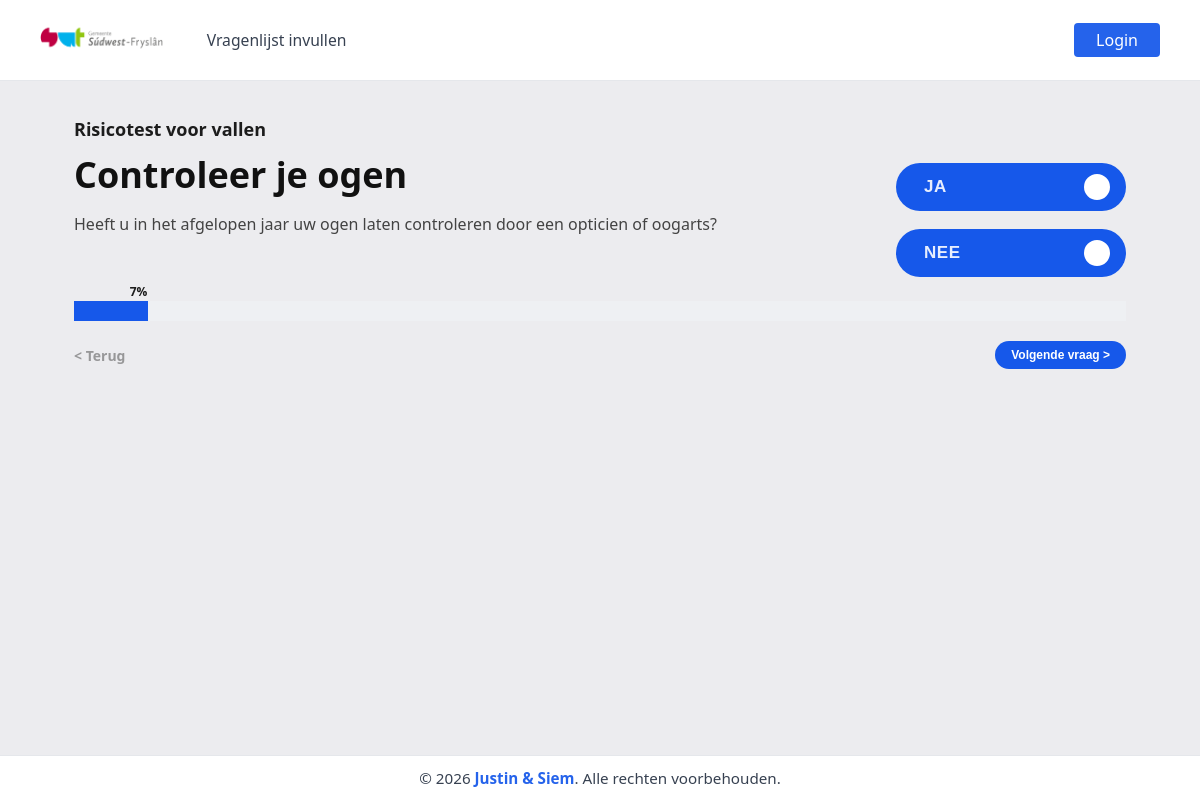
The app's page /vragen/ with its own data.
### home/models.py (models this page shows, shortened)
class Vragen(models.Model):
	categorie = models.CharField(max_length=80, blank=True, default="")
	emoji = models.CharField(max_length=16, blank=True, default="")
	vraag = models.CharField(max_length=255)
	extra_info = models.CharField(max_length=255, blank=True)
	weging = models.IntegerField(default=0)
	weging_nee = models.IntegerField(default=0)
	volgorde = models.IntegerField()

### vragen/views.py (the view, shortened to what this page needs)
# urls.py: path('', views.index, name='index'),
def index(request):
    if request.GET.get("opnieuw") == "1":
        request.session.pop(SESSION_KEY_VOLTOOID, None)
        request.session.pop(SESSION_KEY_ANTWOORDEN, None)
    vragen_lijst = list(Vragen.objects.order_by("volgorde", "id"))
    totaal = len(vragen_lijst)
    huidige_index = _parse_index(request.GET.get("stap"), totaal)
    huidige_vraag = vragen_lijst[huidige_index]
    extra_info_regels = [
        regel.strip()
        for regel in (huidige_vraag.extra_info or "").splitlines()
        if regel.strip()
    ]
    extra_info_intro = extra_info_regels[0] if extra_info_regels else ""
    extra_info_subtitel = extra_info_regels[1] if len(extra_info_regels) > 1 else ""
    extra_info_punten = [
        regel.lstrip("-• ").strip()
        for regel in extra_info_regels[2:]
        if regel.lstrip("-• ").strip()
    ]
    foutmelding = ""
    antwoorden = _haal_antwoorden_op(request)
    is_klaar = request.GET.get("klaar") == "1"
    voortgang = int(((huidige_index + 1) / totaal) * 100)
    bestaand_antwoord = antwoorden.get(str(huidige_vraag.id))
    gekozen_keuze = ""
    if bestaand_antwoord is True:
        gekozen_keuze = "ja"
    elif bestaand_antwoord is False and str(huidige_vraag.id) in antwoorden:
        gekozen_keuze = "nee"
    return render(
        request,
        "vragen/vragen.html",
        {
            "heeft_vragen": True,
            "vraag": huidige_vraag,
            "extra_info_intro": extra_info_intro,
            "extra_info_subtitel": extra_info_subtitel,
            "extra_info_punten": extra_info_punten,
            "stap": huidige_index + 1,
            "totaal": totaal,
            "voortgang": voortgang,
            "kan_terug": huidige_index > 0,
            "terug_stap": huidige_index - 1,
            "is_laatste": huidige_index == totaal - 1,
            "is_klaar": is_klaar,
            "gekozen_keuze": gekozen_keuze,
            "foutmelding": foutmelding,
        },
    )

### vragen/views.py (called while the page is built, shortened)
def _parse_index(raw_value: str, total: int) -> int:
    try:
        value = int(raw_value)
    except (TypeError, ValueError):
        value = 0
    if total <= 0:
        return 0
    return max(0, min(value, total - 1))

def _haal_antwoorden_op(request) -> dict[str, bool]:
    opgeslagen = request.session.get(SESSION_KEY_ANTWOORDEN, {})
    if isinstance(opgeslagen, dict):
        return {str(vraag_id): bool(antwoord) for vraag_id, antwoord in opgeslagen.items()}

### vragen/templates/vragen/vragen.html (shortened to what this page needs)
{% extends 'base.html' %} {% load static %}  {% block extra_head %}
<link rel="stylesheet" href="{% static 'vragen/vragen.css' %}" />
{% endblock %} {% block content %}
<main class="vragen-wrap">
  <section class="vragen-card" aria-label="Risicotest voor vallen">
    {% if not heeft_vragen %}
    <p class="vragen-label">Risicotest voor vallen</p>
    <h1>Risicotest voor vallen</h1>
    <p class="vragen-step">Er staan nog geen vragen in de database.</p>
    {% else %}
    <p class="vragen-label">Risicotest voor vallen</p>
    <div class="vragen-body">
      <div class="vraag-blok">
        <h2>{{ vraag.vraag }}</h2>
        {% if extra_info_intro %}
        <p class="vraag-info">{{ extra_info_intro }}</p>
        {% endif %}
      </div>
      <form
        method="post"
        class="keuze-form"
        aria-label="Kies ja of nee"
        id="vragen-form"
      >
        <button
          class="btn-keuze {% if gekozen_keuze == 'ja' %}is-selected{% endif %}"
          type="button"
          data-keuze="ja"
          aria-pressed="{% if gekozen_keuze == 'ja' %}true{% else %}false{% endif %}"
        >
          JA
          <span class="btn-icon" aria-hidden="true"></span>
        </button>
        <button
          class="btn-keuze {% if gekozen_keuze == 'nee' %}is-selected{% endif %}"
          type="button"
          data-keuze="nee"
          aria-pressed="{% if gekozen_keuze == 'nee' %}true{% else %}false{% endif %}"
        >
          NEE
          <span class="btn-icon" aria-hidden="true"></span>
        </button>
      </form>
    </div>
    <div class="progress" aria-hidden="true">
      <div class="progress-bar" style="width: {{ voortgang }}%"></div>
      <span class="progress-label" style="left: calc({{ voortgang }}% - 18px)"
        >{{ voortgang }}%</span
      >
    </div>
    <div class="vragen-nav">
      {% if kan_terug %}
      <a class="link-nav" href="/vragen/?stap={{ terug_stap }}">&lt; Terug</a>
      {% else %}
      <span class="link-nav" aria-hidden="true">&lt; Terug</span>
      {% endif %}
      <button class="btn-nav" type="submit" form="vragen-form">
        Volgende vraag &gt;
      </button>
    </div>
    {% endif %}
  </section>
</main>
{% endblock %}

### vragen/static/vragen/vragen.css (style rules this page uses)
:root { --vragen-bg: #ececef; --vragen-card: transparent; --vragen-text: #111111; --vragen-blue: #1658ea; --vragen-blue-darker: #1847c0; --vragen-track: #eef0f3; --vragen-muted: #595959; }
* { box-sizing: border-box; }
body { background: var(--vragen-bg); color: var(--vragen-text); font-family: "Segoe UI", Tahoma, sans-serif; }
.vragen-wrap { min-height: 100%; padding: 20px 0 0; display: grid; place-items: center; }
.vragen-card { width: 100%; max-width: 1120px; background: var(--vragen-card); border-radius: 0; padding: 16px 34px 0; display: grid; grid-template-rows: auto 1fr auto auto; row-gap: 14px; align-items: start; }
.vragen-label { margin: 0; color: #1c1c1c; font-size: 18px; font-weight: 700; }
.vragen-body { grid-column: 1 / -1; display: grid; grid-template-columns: minmax(0, 1fr) 230px; gap: 48px; align-items: start; }
.vraag-blok h2 { margin: 0 0 18px; font-size: clamp(28px, 3vw, 38px); line-height: 1.1; font-weight: 800; max-width: 760px; }
.vraag-info, .vraag-subinfo { margin: 0; font-size: 16px; line-height: 1.45; color: #434343; max-width: 900px; }
.keuze-form { display: grid; gap: 18px; justify-items: stretch; align-content: start; padding-top: 8px; }
.btn-keuze { display: flex; align-items: center; justify-content: space-between; gap: 14px; border: 0; border-radius: 999px; background: var(--vragen-blue); color: rgba(255, 255, 255, 0.9); font-size: 17px; font-weight: 600; letter-spacing: 0.03em; cursor: pointer; min-height: 48px; padding: 0 16px 0 28px; transition: background-color 0.2s ease, transform 0.15s ease; }
.btn-icon { display: inline-flex; align-items: center; justify-content: center; width: 26px; height: 26px; border-radius: 50%; border: 3px solid #ffffff; line-height: 1; flex: 0 0 auto; background: #ffffff; }
.btn-keuze:not(.is-selected) .btn-icon { background: #ffffff; }
.progress { grid-column: 1 / -1; width: 100%; height: 20px; border-radius: 0; background: var(--vragen-track); overflow: visible; margin: 10px 0 0; position: relative; }
.progress-bar { height: 100%; background: var(--vragen-blue); transition: width 0.25s ease; }
.progress-label { position: absolute; top: -18px; font-size: 12px; color: #1c1c1c; font-weight: 600; white-space: nowrap; z-index: 1; }
.vragen-nav { grid-column: 1 / -1; display: flex; align-items: center; justify-content: space-between; gap: 12px; padding: 6px 0 0; }
.link-nav { text-decoration: none; color: #444; font-weight: 600; font-size: 14px; }
.btn-nav { display: inline-flex; align-items: center; justify-content: center; text-decoration: none; background: var(--vragen-blue); color: #fff; min-height: 28px; border: 0; padding: 0 16px; border-radius: 999px; font-weight: 600; font-size: 12px; cursor: pointer; }
.link-nav[aria-hidden="true"] { opacity: 0.5; }

### templates/base.html (style rules this page uses)
body { margin: 0; }
.site-shell { min-height: 100vh; display: flex; flex-direction: column; }

### records on screen
Vragen: vraag "Controleer je ogen", extra_info "Heeft u in het afgelopen jaar uw ogen laten controleren door een opticien of oogarts?"

### other values on screen
{{ voortgang }} "7"
